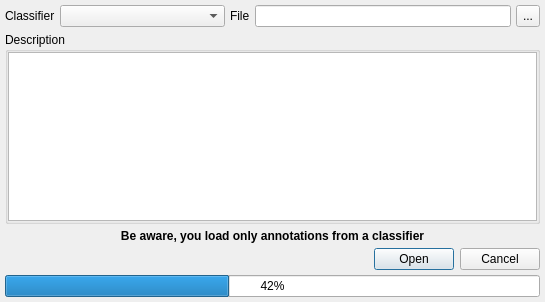
<?xml version="1.0" encoding="UTF-8"?>
<ui version="4.0">
 <class>Dialog</class>
 <widget class="QDialog" name="Dialog">
  <property name="geometry">
   <rect>
    <x>0</x>
    <y>0</y>
    <width>545</width>
    <height>302</height>
   </rect>
  </property>
  <property name="windowTitle">
   <string>Load annotations ...</string>
  </property>
  <layout class="QVBoxLayout" name="verticalLayout">
   <property name="spacing">
    <number>5</number>
   </property>
   <property name="margin">
    <number>5</number>
   </property>
   <item>
    <layout class="QHBoxLayout" name="hbox3">
     <item>
      <widget class="QLabel" name="classifierLbl">
       <property name="font">
        <font>
         <weight>50</weight>
         <bold>false</bold>
        </font>
       </property>
       <property name="text">
        <string>Classifier</string>
       </property>
      </widget>
     </item>
     <item>
      <widget class="QComboBox" name="classifier_name">
       <property name="minimumSize">
        <size>
         <width>165</width>
         <height>0</height>
        </size>
       </property>
      </widget>
     </item>
     <item>
      <widget class="QLabel" name="label">
       <property name="font">
        <font>
         <weight>50</weight>
         <bold>false</bold>
        </font>
       </property>
       <property name="text">
        <string>File</string>
       </property>
      </widget>
     </item>
     <item>
      <widget class="QLineEdit" name="_path"/>
     </item>
     <item>
      <widget class="QToolButton" name="pathBtn">
       <property name="sizePolicy">
        <sizepolicy hsizetype="Preferred" vsizetype="Preferred">
         <horstretch>0</horstretch>
         <verstretch>0</verstretch>
        </sizepolicy>
       </property>
       <property name="text">
        <string>...</string>
       </property>
      </widget>
     </item>
    </layout>
   </item>
   <item>
    <widget class="QGroupBox" name="groupBox">
     <property name="font">
      <font>
       <weight>50</weight>
       <bold>false</bold>
      </font>
     </property>
     <property name="title">
      <string>Description</string>
     </property>
     <property name="flat">
      <bool>false</bool>
     </property>
     <layout class="QHBoxLayout" name="horizontalLayout">
      <property name="spacing">
       <number>0</number>
      </property>
      <property name="margin">
       <number>0</number>
      </property>
      <item>
       <widget class="QPlainTextEdit" name="_description">
        <property name="font">
         <font>
          <weight>50</weight>
          <bold>false</bold>
         </font>
        </property>
        <property name="textInteractionFlags">
         <set>Qt::TextSelectableByKeyboard|Qt::TextSelectableByMouse</set>
        </property>
       </widget>
      </item>
     </layout>
    </widget>
   </item>
   <item>
    <widget class="QLabel" name="label_3">
     <property name="font">
      <font>
       <pointsize>9</pointsize>
       <weight>75</weight>
       <bold>true</bold>
      </font>
     </property>
     <property name="text">
      <string>Be aware, you load only annotations from a classifier</string>
     </property>
     <property name="alignment">
      <set>Qt::AlignCenter</set>
     </property>
    </widget>
   </item>
   <item>
    <widget class="QDialogButtonBox" name="buttonBox">
     <property name="orientation">
      <enum>Qt::Horizontal</enum>
     </property>
     <property name="standardButtons">
      <set>QDialogButtonBox::Cancel|QDialogButtonBox::Open</set>
     </property>
     <property name="centerButtons">
      <bool>false</bool>
     </property>
    </widget>
   </item>
   <item>
    <widget class="QProgressBar" name="progressBar">
     <property name="enabled">
      <bool>true</bool>
     </property>
     <property name="value">
      <number>42</number>
     </property>
     <property name="alignment">
      <set>Qt::AlignBottom|Qt::AlignHCenter</set>
     </property>
    </widget>
   </item>
  </layout>
 </widget>
 <resources>
  <include location="../../qrc/cat_rc.qrc"/>
 </resources>
 <connections>
  <connection>
   <sender>buttonBox</sender>
   <signal>accepted()</signal>
   <receiver>Dialog</receiver>
   <slot>accept()</slot>
   <hints>
    <hint type="sourcelabel">
     <x>248</x>
     <y>254</y>
    </hint>
    <hint type="destinationlabel">
     <x>157</x>
     <y>274</y>
    </hint>
   </hints>
  </connection>
  <connection>
   <sender>buttonBox</sender>
   <signal>rejected()</signal>
   <receiver>Dialog</receiver>
   <slot>reject()</slot>
   <hints>
    <hint type="sourcelabel">
     <x>316</x>
     <y>260</y>
    </hint>
    <hint type="destinationlabel">
     <x>286</x>
     <y>274</y>
    </hint>
   </hints>
  </connection>
 </connections>
</ui>
